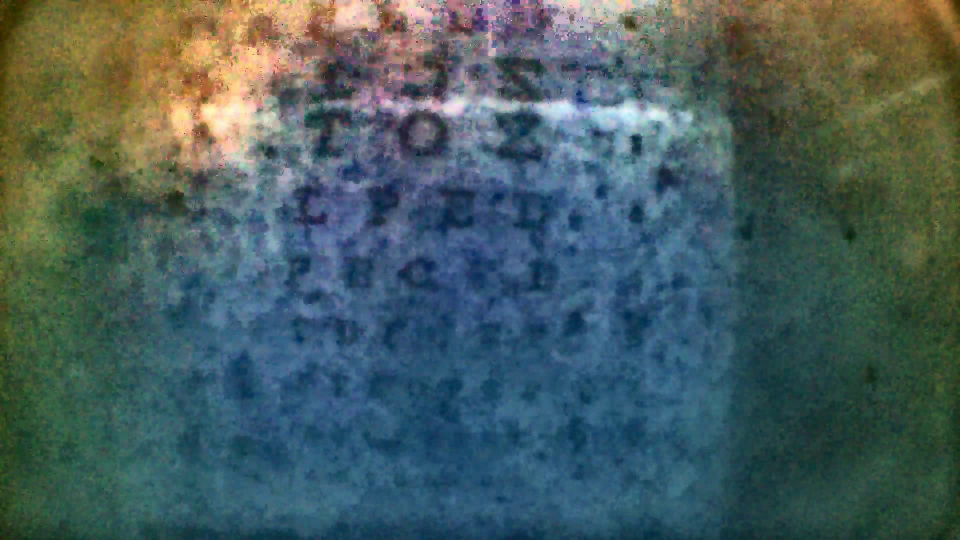
#> input picture frame 2 of Enhanced Videos/Enhanced_Vision_Test_2s.mp4, 1920 x 1080 px, given in place of Vision_Test.mp4, which was not available (shown at 1/2 size)
$ python videoprocessing.py   (older library calls are emulated)
#> lines starting #> are read from the running program, lines starting #| are printed output that depends on the picture; pictures that were not available may be replaced by others from this repository, and a replacement may not be noted
#> in process_video, frame is the input picture: shape (1080, 1920, 3); mean B, G, R 94.3, 93.5, 72
### imageprocessing.py
# # Ruth, uncomment these next two lines:
# import sys
# sys.path.append(r"c:\users\ruth\appdata\local\packages\pythonsoftwarefoundation.python.3.12_qbz5n2kfra8p0\localcache\local-packages\python312\site-packages")  # Replace with your actual path

import cv2
import numpy as np

def enhance_image(img):
    # Step 1: Read and Preprocess the Image
    #img = cv2.imread(image_path)
    img = cv2.cvtColor(img, cv2.COLOR_BGR2RGB)  # Convert from BGR to RGB
    # Step 2: White Balance Adjustment
    def white_balance(img):
        # Compute the average color of each channel
        avg_b, avg_g, avg_r = np.mean(img, axis=(0, 1))
#> avg_b = 72.03; avg_g = 93.53; avg_r = 94.25
        # Scale each channel
        img[:, :, 0] = np.clip(img[:, :, 0] * (avg_r / avg_b), 0, 255)
        img[:, :, 1] = np.clip(img[:, :, 1] * (avg_r / avg_g), 0, 255)
#> img: shape (1080, 1920, 3); mean R, G, B 92.6, 93.6, 94.3
        return img
    img = white_balance(img)
    # Step 3: Dark Channel Prior for Dehazing
    def dark_channel_prior(img, patch_size=15):
        # Min value in RGB channels per patch to get the dark channel
#> called with patch_size = 15
        dark_channel = cv2.min(cv2.min(img[:, :, 0], img[:, :, 1]), img[:, :, 2])
        kernel = cv2.getStructuringElement(cv2.MORPH_RECT, (patch_size, patch_size))
        return cv2.erode(dark_channel, kernel)
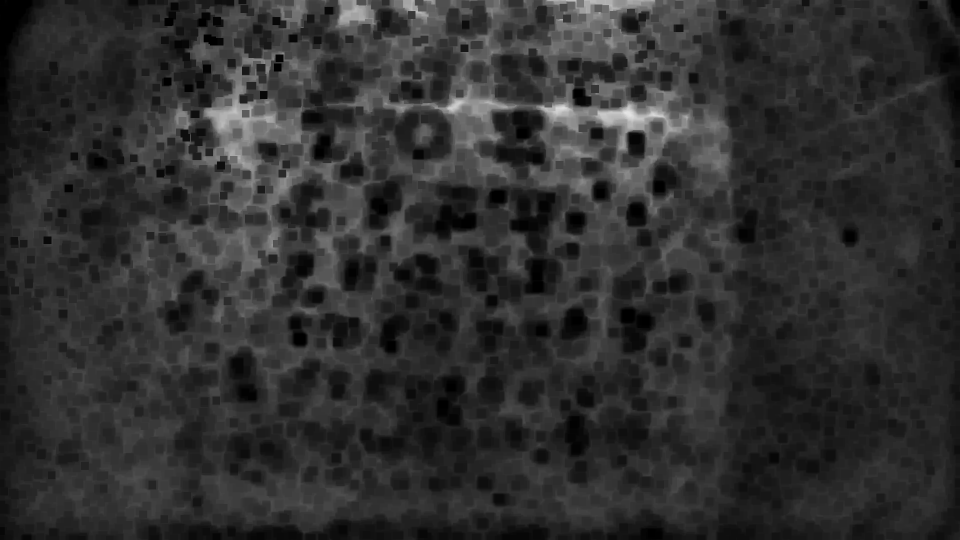
#> returned value: shape (1080, 1920) (shown at 1/2 size); min 0, max 229, mean 47.7
    dark_channel = dark_channel_prior(img)
    # Estimate atmospheric light
    def atmospheric_light(img, dark_channel):
        flat_img = img.reshape(-1, 3)
        flat_dark = dark_channel.ravel()
        # Choose the top 0.1% brightest pixels in the dark channel
        num_pixels = int(0.001 * len(flat_dark))
#> num_pixels = 2073
        indices = np.argsort(flat_dark)[-num_pixels:]
#> indices = 2073 values, max 474685 at index 39, min 1123 at index 610, mean 415624.5
        A = np.mean(flat_img[indices], axis=0)
#> A = [246.8, 226.3, 235.7]
        return A
    A = atmospheric_light(img, dark_channel)
#> A = [246.8, 226.3, 235.7]
    # Transmission estimation
    def estimate_transmission(img, A, omega=0.95):
#> called with A = array of shape (3,), omega = 0.95
        norm_img = img / A  # Normalize image with atmospheric light
        dark_channel = dark_channel_prior(norm_img)
        transmission = 1 - omega * dark_channel
        return transmission
    transmission = estimate_transmission(img, A)
    # Soft matting (Guided Filtering)
    def guided_filter(I, p, radius=60, epsilon=1e-3):
#> called with radius = 60, epsilon = 0.001
        mean_I = cv2.boxFilter(I, cv2.CV_64F, (radius, radius))
        mean_p = cv2.boxFilter(p, cv2.CV_64F, (radius, radius))
        mean_Ip = cv2.boxFilter(I * p, cv2.CV_64F, (radius, radius))
        cov_Ip = mean_Ip - mean_I * mean_p
        mean_II = cv2.boxFilter(I * I, cv2.CV_64F, (radius, radius))
        var_I = mean_II - mean_I * mean_I
        a = cov_Ip / (var_I + epsilon)
        b = mean_p - a * mean_I
        mean_a = cv2.boxFilter(a, cv2.CV_64F, (radius, radius))
        mean_b = cv2.boxFilter(b, cv2.CV_64F, (radius, radius))
        q = mean_a * I + mean_b
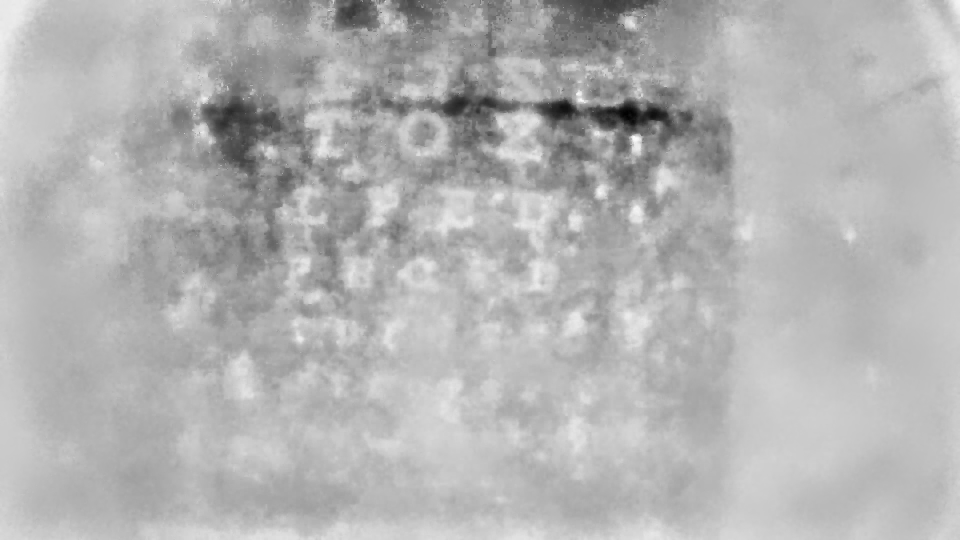
#> q: shape (1080, 1920) float64 (shown at 1/2 size); min 0.197, max 1.07, mean 0.812; drawn with min black and max white
        return q
    # Refine transmission map using guided filter
    gray_img = cv2.cvtColor(img, cv2.COLOR_RGB2GRAY) / 255.0
    transmission_refined = guided_filter(gray_img, transmission)
    # Recover the scene radiance
    def recover_scene(img, A, t, t0=0.1):
#> called with A = array of shape (3,), t0 = 0.1
        t = np.maximum(t, t0)  # Avoid division by zero
        J = (img - A) / t[:, :, None] + A
        return np.clip(J, 0, 255).astype(np.uint8)
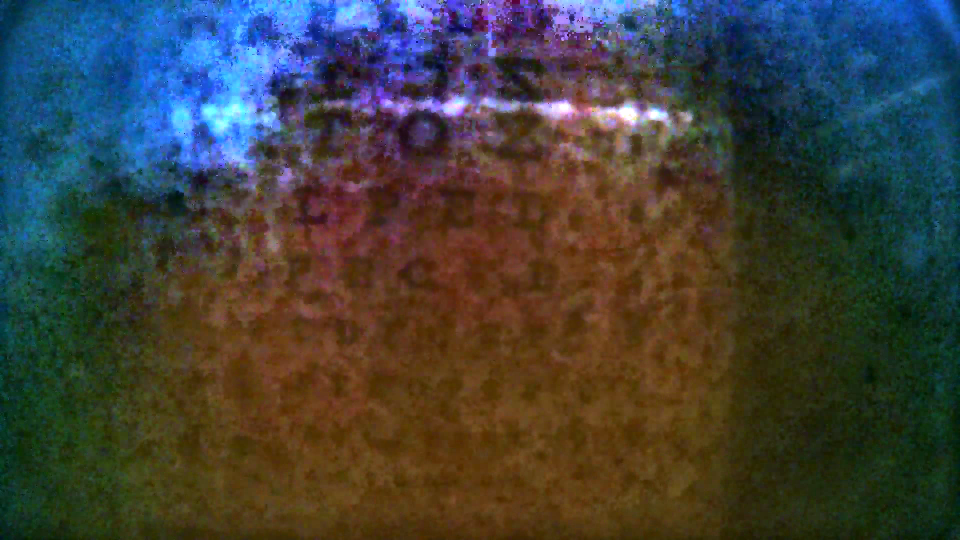
#> returned value: shape (1080, 1920, 3) (shown at 1/2 size); mean of channels 0, 1, 2 60, 64.4, 63.2; drawn as B, G, R
    recovered_img = recover_scene(img, A, transmission_refined)
    # Step 4: Contrast Limited Adaptive Histogram Equalization (CLAHE)
    lab_img = cv2.cvtColor(recovered_img, cv2.COLOR_RGB2LAB)
#> lab_img: shape (1080, 1920, 3); mean of channels 0, 1, 2 71, 130.3, 128.9
    l, a, b = cv2.split(lab_img)
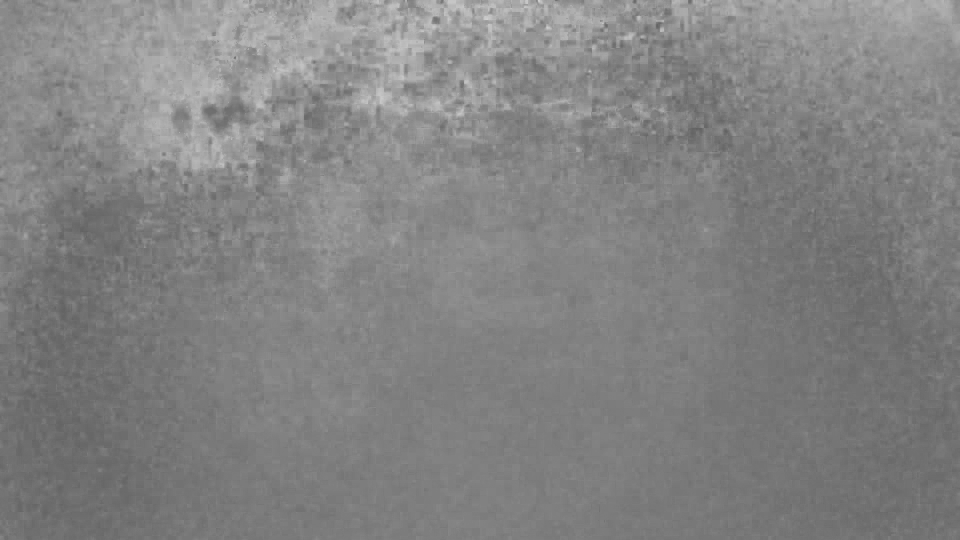
#> a: shape (1080, 1920) (shown at 1/2 size); min 96, max 208, mean 130.3
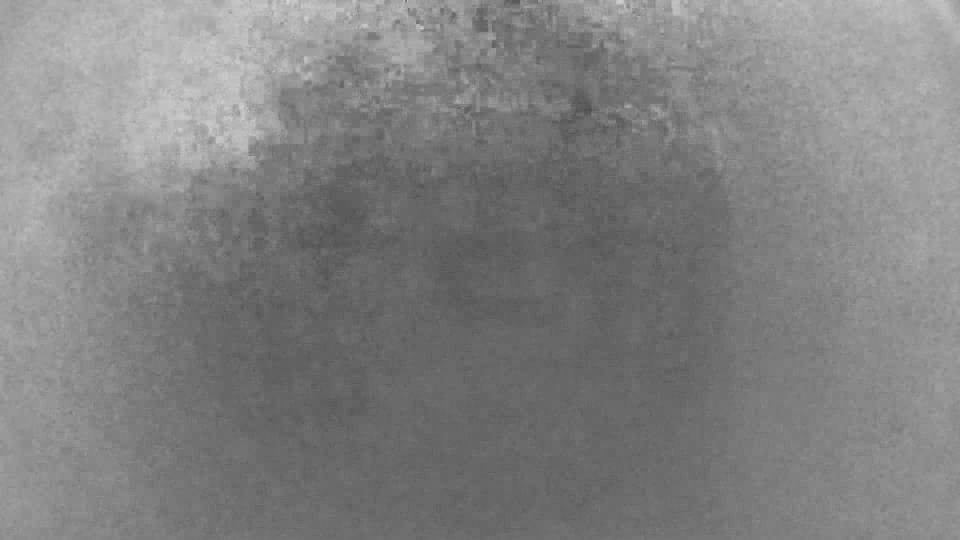
#> b: shape (1080, 1920) (shown at 1/2 size); min 81, max 213, mean 128.9
    clahe = cv2.createCLAHE(clipLimit=2.0, tileGridSize=(8, 8))
    l = clahe.apply(l)
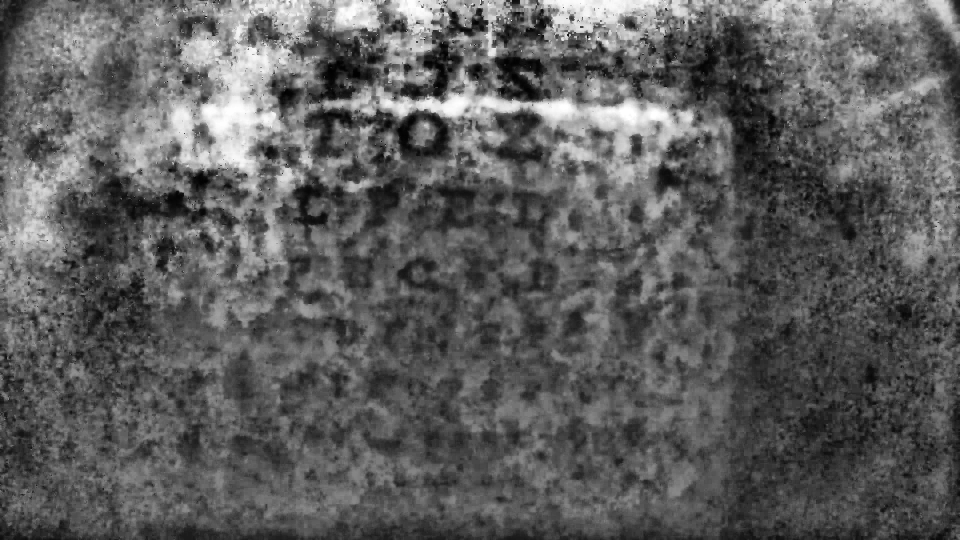
#> l: shape (1080, 1920) (shown at 1/2 size); min 0, max 255, mean 93.3
    lab_img = cv2.merge((l, a, b))
#> lab_img: shape (1080, 1920, 3); mean of channels 0, 1, 2 93.3, 130.3, 128.9
    enhanced_img = cv2.cvtColor(lab_img, cv2.COLOR_LAB2RGB)
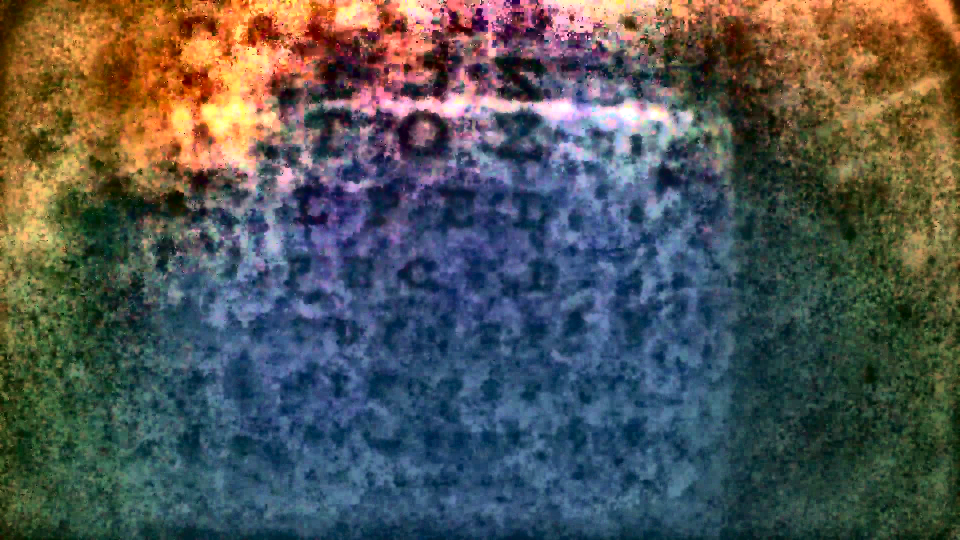
#> enhanced_img: shape (1080, 1920, 3) (shown at 1/2 size); mean R, G, B 81.8, 85.4, 84.6
    return enhanced_img

# Usage
# # for Ruth:
# image_path = r"C:\Users\Ruth\Downloads\turbid.png"  # Replace with your image path

# for Taylor:
#image_path = r"C:\Users\tgfox\OneDrive\Documents\Turbid_Water\Turbid1.png"

#for Corrina
image_path = r"C:\Users\corri\Downloads\Welding_edited.png"
image = cv2.imread(image_path)

# [6 lines that do not run on import are left out]

### videoprocessing.py
#import sys
#sys.path.append(r"C:\Users\corri\Videos\Discovery")  # Replace with your actual path

import cv2
import numpy as np
import imageprocessing as proc

def process_video(input_video_path, output_video_path):
    # Open the input video
    cap = cv2.VideoCapture(input_video_path)

    if not cap.isOpened():
        print("Error: Could not open video.")
        return

    # Get video properties
    fps = cap.get(cv2.CAP_PROP_FPS)
    width = int(cap.get(cv2.CAP_PROP_FRAME_WIDTH))
    height = int(cap.get(cv2.CAP_PROP_FRAME_HEIGHT))

    # Define the codec and create VideoWriter object
    fourcc = cv2.VideoWriter_fourcc(*'XVID')  # You can change the codec if needed

    out = cv2.VideoWriter(output_video_path, fourcc, fps, (width, height), isColor=True)

    if not out.isOpened():
        print("Error: Could not open output video for writing.")
        cap.release()
        return

    while cap.isOpened():
        ret, frame = cap.read()

        if not ret:
            break

        # Apply the custom function to the frame
        modified_frame = proc.enhance_image(frame)

        # Write the modified frame to the output video
        out.write(modified_frame)

    # Release the video objects
    cap.release()
    out.release()
    print(f"Video saved to {output_video_path}")

# Example usage
input_video_path = r"C:\Users\corri\Videos\Discovery\Vision_Test.mp4"   # Provide the path to your input video file
output_video_path = r"C:\Users\corri\Videos\Discovery\Result.mp4" # Output video path

process_video(input_video_path, output_video_path)

$ run again, starting later in the video
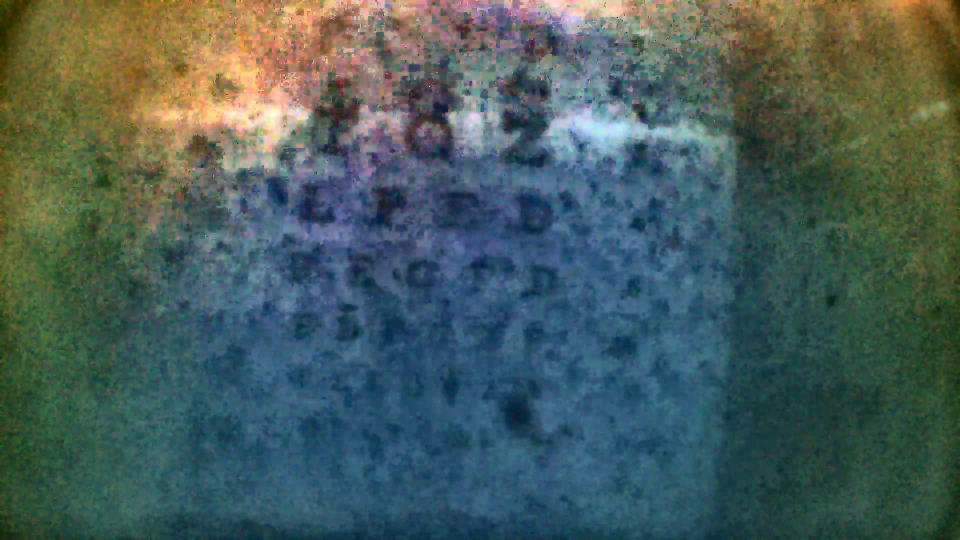
#> input picture frame 9 of Enhanced Videos/Enhanced_Vision_Test_2s.mp4, 1920 x 1080 px, given in place of Vision_Test.mp4, which was not available (shown at 1/2 size)
#> in process_video, frame is the input picture: shape (1080, 1920, 3); mean B, G, R 90.9, 93.3, 72.9
#> avg_b = 72.9; avg_g = 93.32; avg_r = 90.91
#> in dark_channel_prior, `return cv2.erode(dark_channel, kernel)`:
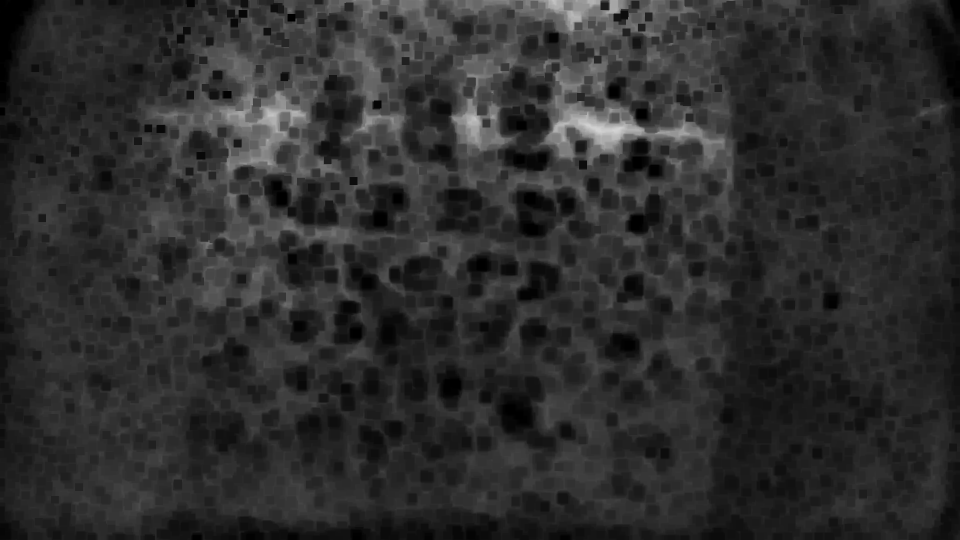
#> returned value: shape (1080, 1920) (shown at 1/2 size); min 0, max 213, mean 45.9
#> num_pixels = 2073
#> indices = 2073 values, max 536908 at index 12, min 1103 at index 737, mean 466726.3
#> in atmospheric_light, `A = np.mean(flat_img[indices], axis=0)`: A = [233.9, 217, 240.1]
#> in enhance_image, `enhanced_img = cv2.cvtColor(lab_img, cv2.COLOR_LAB2RGB)`:
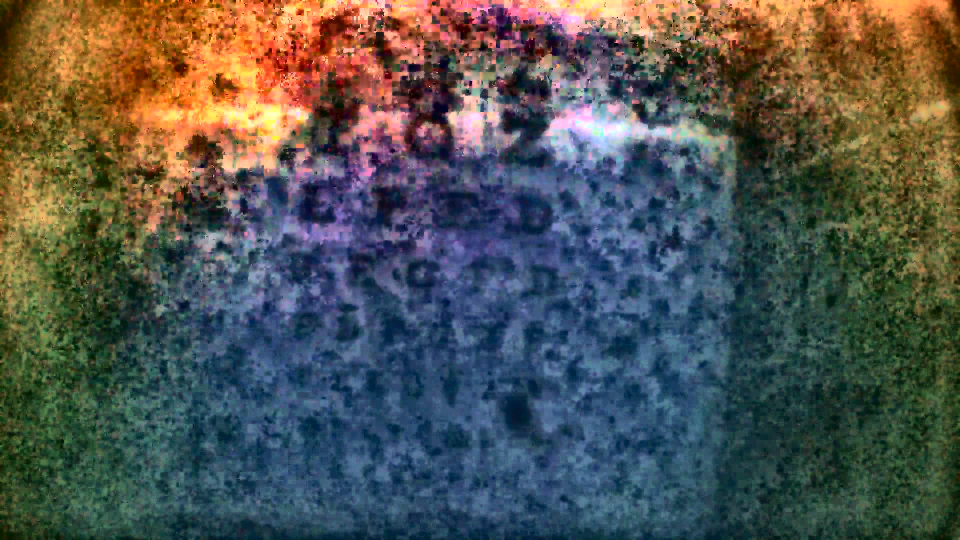
#> enhanced_img: shape (1080, 1920, 3) (shown at 1/2 size); mean R, G, B 81.7, 84.2, 80

$ run again, starting later in the video
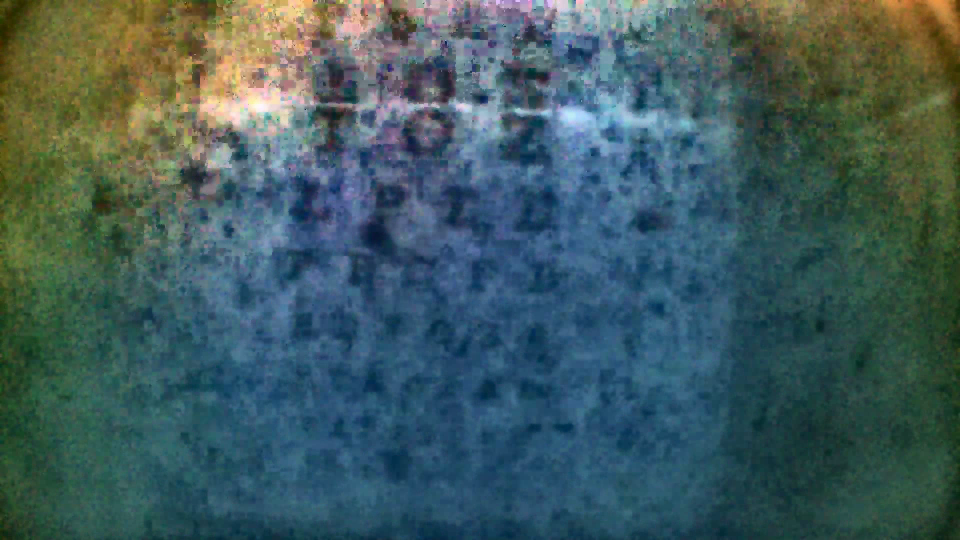
#> input picture frame 16 of Enhanced Videos/Enhanced_Vision_Test_2s.mp4, 1920 x 1080 px, given in place of Vision_Test.mp4, which was not available (shown at 1/2 size)
#> in process_video, frame is the input picture: shape (1080, 1920, 3); mean B, G, R 93.5, 91.2, 64.7
#> avg_b = 64.66; avg_g = 91.17; avg_r = 93.54
#> in dark_channel_prior, `return cv2.erode(dark_channel, kernel)`:
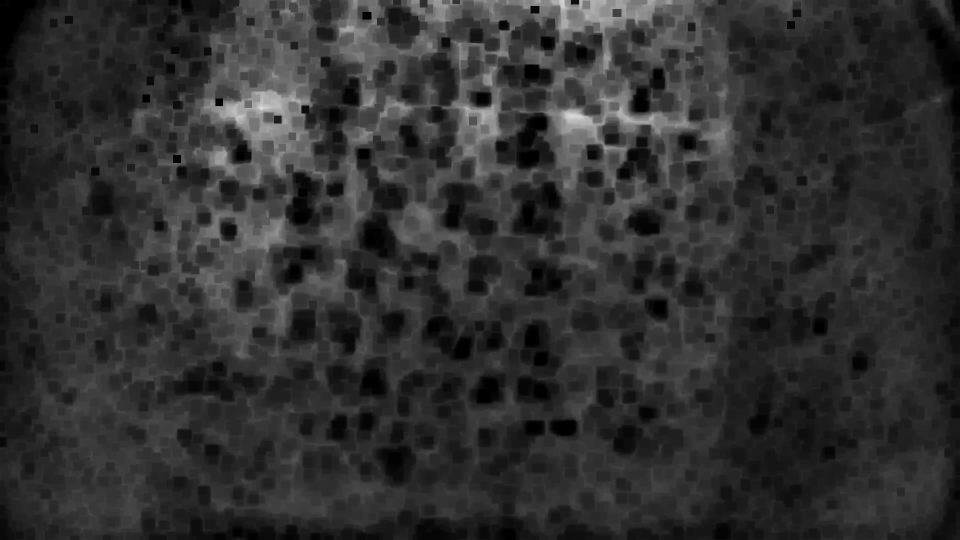
#> returned value: shape (1080, 1920) (shown at 1/2 size); min 0, max 229, mean 48.3
#> num_pixels = 2073
#> indices = 2073 values, max 471548 at index 302, min 1079 at index 689, mean 378294.5
#> in atmospheric_light, `A = np.mean(flat_img[indices], axis=0)`: A = [252.7, 225.2, 226.9]
#> in enhance_image, `enhanced_img = cv2.cvtColor(lab_img, cv2.COLOR_LAB2RGB)`:
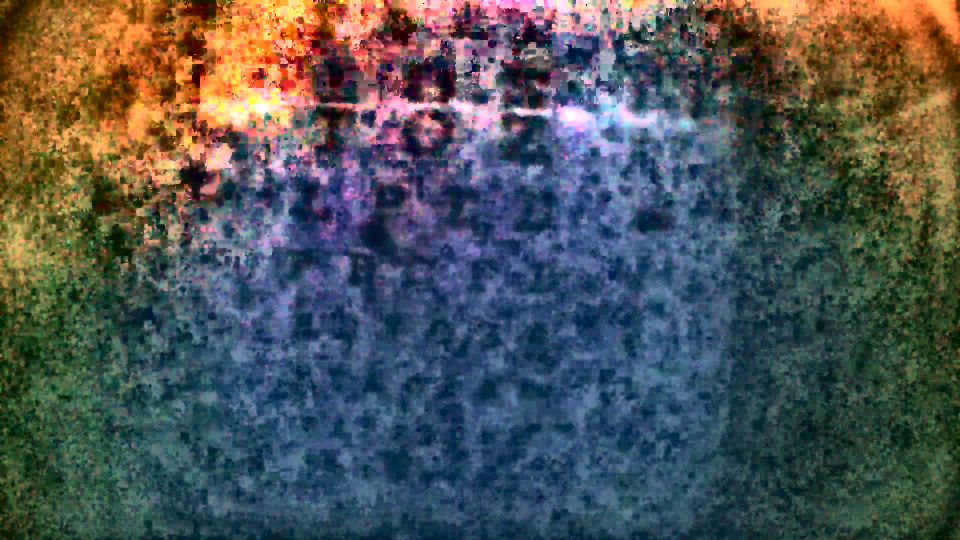
#> enhanced_img: shape (1080, 1920, 3) (shown at 1/2 size); mean R, G, B 79, 84.4, 85.5
